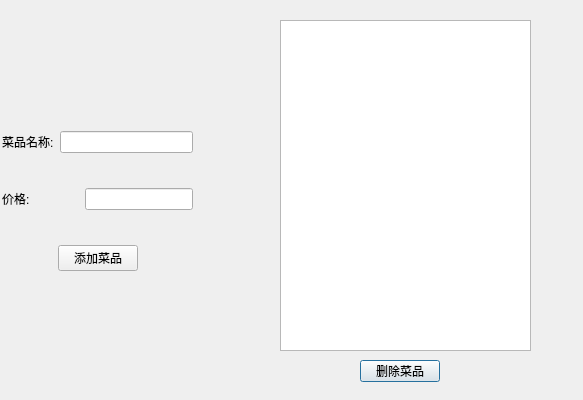
<?xml version="1.0" encoding="UTF-8"?>
<ui version="4.0">
 <class>FoodInfo_Dialog</class>
 <widget class="QDialog" name="FoodInfo_Dialog">
  <property name="geometry">
   <rect>
    <x>0</x>
    <y>0</y>
    <width>583</width>
    <height>400</height>
   </rect>
  </property>
  <property name="windowTitle">
   <string>Dialog</string>
  </property>
  <widget class="QPushButton" name="deleteFood_Button">
   <property name="geometry">
    <rect>
     <x>360</x>
     <y>360</y>
     <width>80</width>
     <height>22</height>
    </rect>
   </property>
   <property name="text">
    <string>删除菜品</string>
   </property>
  </widget>
  <widget class="QTableWidget" name="tableWidget">
   <property name="geometry">
    <rect>
     <x>280</x>
     <y>20</y>
     <width>251</width>
     <height>331</height>
    </rect>
   </property>
  </widget>
  <widget class="QWidget" name="">
   <property name="geometry">
    <rect>
     <x>2</x>
     <y>102</y>
     <width>191</width>
     <height>201</height>
    </rect>
   </property>
   <layout class="QVBoxLayout" name="verticalLayout">
    <item>
     <layout class="QHBoxLayout" name="horizontalLayout">
      <item>
       <widget class="QLabel" name="label">
        <property name="text">
         <string>菜品名称:</string>
        </property>
       </widget>
      </item>
      <item>
       <widget class="QLineEdit" name="foodName_lineEdit"/>
      </item>
     </layout>
    </item>
    <item>
     <layout class="QHBoxLayout" name="horizontalLayout_2">
      <item>
       <widget class="QLabel" name="label_2">
        <property name="text">
         <string>价格:</string>
        </property>
       </widget>
      </item>
      <item>
       <spacer name="horizontalSpacer_3">
        <property name="orientation">
         <enum>Qt::Horizontal</enum>
        </property>
        <property name="sizeHint" stdset="0">
         <size>
          <width>40</width>
          <height>20</height>
         </size>
        </property>
       </spacer>
      </item>
      <item>
       <widget class="QLineEdit" name="foodPrice_lineEdit"/>
      </item>
     </layout>
    </item>
    <item>
     <layout class="QHBoxLayout" name="horizontalLayout_3">
      <item>
       <spacer name="horizontalSpacer">
        <property name="orientation">
         <enum>Qt::Horizontal</enum>
        </property>
        <property name="sizeHint" stdset="0">
         <size>
          <width>40</width>
          <height>20</height>
         </size>
        </property>
       </spacer>
      </item>
      <item>
       <widget class="QPushButton" name="addFood_Button">
        <property name="text">
         <string>添加菜品</string>
        </property>
       </widget>
      </item>
      <item>
       <spacer name="horizontalSpacer_2">
        <property name="orientation">
         <enum>Qt::Horizontal</enum>
        </property>
        <property name="sizeHint" stdset="0">
         <size>
          <width>40</width>
          <height>20</height>
         </size>
        </property>
       </spacer>
      </item>
     </layout>
    </item>
   </layout>
  </widget>
 </widget>
 <resources/>
 <connections/>
</ui>
